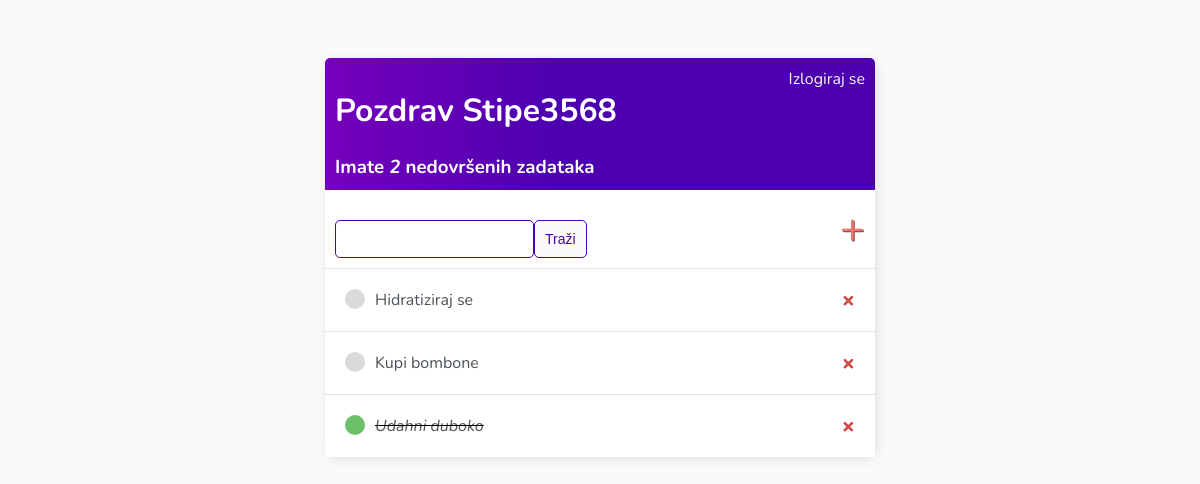
Before: / (signed in) with the older database file.
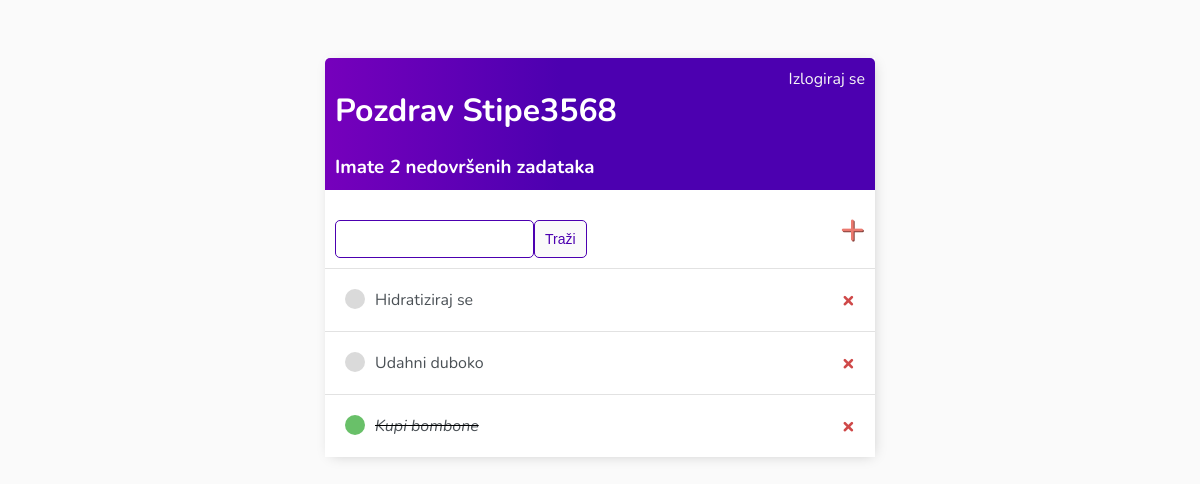
After: the same page with the newer database file.
### base/models.py (models this page shows)
class Task(models.Model):
    user = models.ForeignKey(
        User, on_delete=models.CASCADE, null=True, blank=True)
    title = models.CharField(max_length=200)
    description = models.TextField(null=True, blank=True)
    complete = models.BooleanField(default=False)
    create = models.DateTimeField(auto_now_add=True)
    def __str__(self):
        return self.title
    class Meta:
        ordering = ['complete']

### base/views.py (the view)
# urls.py: path('', TaskList.as_view(), name='tasks'),
class TaskList(LoginRequiredMixin, ListView):
    model = Task
    context_object_name = 'tasks'
    def get_context_data(self, **kwargs):
        context = super().get_context_data(**kwargs)
        context['tasks'] = context['tasks'].filter(user=self.request.user)
        context['count'] = context['tasks'].filter(complete=False).count()
        search_input = self.request.GET.get('search-area') or ''
        if search_input:
            context['tasks'] = context['tasks'].filter(
                title__startswith=search_input)
        context['search_input'] = search_input
        return context

### base/templates/base/task_list.html
{% extends 'base/main.html' %}
{% block content %}
<div class="header-bar">
    <div>
        <h1>Pozdrav {{request.user|title}}</h1>
        <h3 style="margin:0">Imate <i>{{count}}</i> nedovršenih zadataka</h3>
    </div>
    {% if request.user.is_authenticated %}
    <a href="{% url 'logout' %}">Izlogiraj se</a>
    {% else %}
    <a href="{% url 'login' %}">Ulogiraj se</a>
    {% endif %}
</div>
<div id="search-add-wrapper">
    <form method="GET" style="margin-top: 20px;display: flex;">
        <input type='text' name='search-area' value="{{search_input}}">
        <input class="button" type="submit" value='Traži'>
    </form>
    <a id="add-link" href="{% url 'task-create' %}">&#x2b;</a>
</div>
<div class="task-items-wrapper">
    {% for task in tasks %}
    <div class="task-wrapper">
        {% if task.complete %}
        <div class="task-title">
            <div class="task-complete-icon"></div>
            <i><s><a href="{% url 'task-update' task.id %}">{{task}}</a></s></i>
        </div>
        <a class="delete-link" href="{% url 'task-delete' task.id %}">&#215;</a>
        {% else %}
        <div class="task-title">
            <div class="task-incomplete-icon"></div>
            <a href="{% url 'task-update' task.id %}">{{task}}</a>
        </div>
        <a class="delete-link" href="{% url 'task-delete' task.id %}">&#215;</a>
        {% endif %}
    </div>
    {% empty %}
    <h3>Nema Zadataka u listi</h3>
    {% endfor %}
</div>
{% endblock content %}

### base/templates/base/main.html (shortened to what this page needs)
<!DOCTYPE html>
<html>
    <head>
    </head>
    <body>
        <div class="container">
            {% block content %}
            {% endblock content %}
        </div>
    </body>
</html>

### base/templates/base/main.html (style rules this page uses)
body { background-color: #FAFAFA; font-family: 'Nunito', sans-serif; padding-top: 50px; }
h1, h2, h3, h4, h5, h6, { font-family: 'Raleway', sans-serif; }
a, p { color: #4b5156 }
.container { max-width: 550px; margin: auto; background-color: #fff; -webkit-box-shadow: 2px 2px 13px -4px rgba(0, 0, 0, 0.21); box-shadow: 2px 2px 13px -4px rgba(0, 0, 0, 0.21); }
.header-bar { display: flex; justify-content: space-between; color: #fff; padding: 10px; border-radius: 5px 5px 0 0; background: linear-gradient(90deg, #7600BC 0%, #4C00B0 43%, #4C00B0 100%); }
.header-bar a { color: rgb(247, 247, 247); text-decoration: none; }
.task-wrapper { display: flex; align-items: center; justify-content: space-between; padding: 20px; background-color: #fff; border-top: 1px solid rgb(226, 226, 226); }
.task-title { display: flex; }
.task-title a { text-decoration: none; color: #4b5156; margin-left: 10px; }
.task-complete-icon { height: 20px; width: 20px; background-color: rgb(105, 192, 105); border-radius: 50%; }
.task-incomplete-icon { height: 20px; width: 20px; background-color: rgb(218, 218, 218); border-radius: 50%; }
.delete-link { text-decoration: none; font-weight: 900; color: #cf4949; font-size: 22px; line-height: 0; }
#search-add-wrapper { display: flex; justify-content: space-between; align-items: center; padding: 10px; }
#add-link { color: #EB796F; text-decoration: none; font-size: 42px; text-shadow: 1px 1px #81413b; }
input[type=text], input[type=password], textarea { border: 1px solid #4C00B0; border-radius: 5px; padding: 10px; width: 90%; }
.button { border: 1px solid #4C00B0; background-color: #FAFAFA; color: #4C00B0; padding: 10px; font-size: 14px; border-radius: 5px; cursor: pointer; text-decoration: none; }

Changed rows visible on the page:
changed Task "Udahni duboko": complete True → False (drawn); moves up the list
changed Task "Kupi bombone": complete False → True (drawn)
